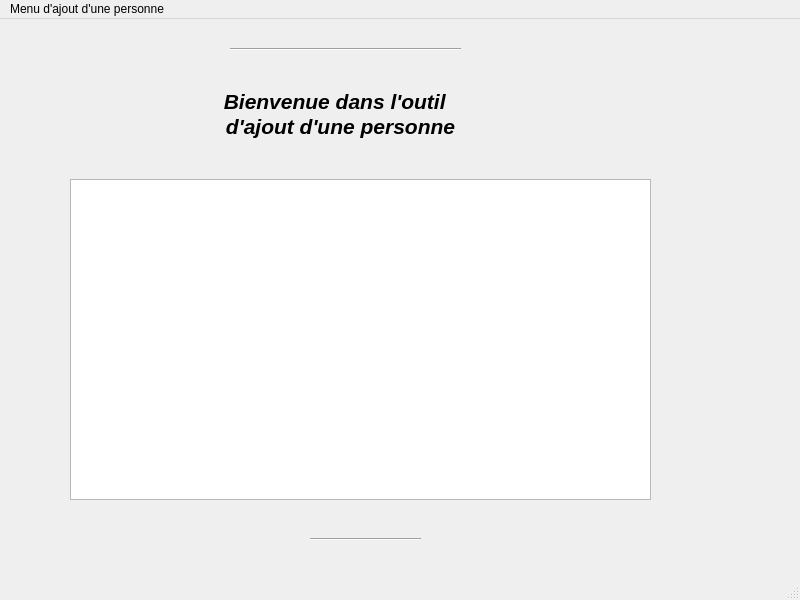
<?xml version="1.0" encoding="UTF-8"?>
<ui version="4.0">
 <class>MonProjectGUIClass</class>
 <widget class="QMainWindow" name="MonProjectGUIClass">
  <property name="geometry">
   <rect>
    <x>0</x>
    <y>0</y>
    <width>800</width>
    <height>600</height>
   </rect>
  </property>
  <property name="windowTitle">
   <string>MainWindow</string>
  </property>
  <widget class="QWidget" name="centralwidget">
   <widget class="QLabel" name="label">
    <property name="geometry">
     <rect>
      <x>100</x>
      <y>40</y>
      <width>481</width>
      <height>111</height>
     </rect>
    </property>
    <property name="font">
     <font>
      <pointsize>27</pointsize>
      <weight>75</weight>
      <italic>true</italic>
      <bold>true</bold>
     </font>
    </property>
    <property name="text">
     <string>&lt;!DOCTYPE HTML PUBLIC &quot;-//W3C//DTD HTML 4.0//EN&quot; &quot;http://www.w3.org/TR/REC-html40/strict.dtd&quot;&gt;
&lt;html&gt;&lt;head&gt;&lt;meta name=&quot;qrichtext&quot; content=&quot;1&quot; /&gt;&lt;style type=&quot;text/css&quot;&gt;
p, li { white-space: pre-wrap; }
&lt;/style&gt;&lt;/head&gt;&lt;body style=&quot; font-family:'Noto Sans'; font-size:9pt; font-weight:400; font-style:normal;&quot;&gt;
&lt;table border=&quot;0&quot; style=&quot;-qt-table-type: root; margin-top:4px; margin-bottom:4px; margin-left:4px; margin-right:4px;&quot;&gt;
&lt;tr&gt;
&lt;td style=&quot;border: none;&quot;&gt;
&lt;p align=&quot;center&quot; style=&quot; margin-top:0px; margin-bottom:0px; margin-left:0px; margin-right:0px; -qt-block-indent:0; text-indent:0px;&quot;&gt;&lt;span style=&quot; font-size:16pt; font-weight:600; font-style:italic;&quot;&gt;Bienvenue dans l'outil  &lt;/span&gt;&lt;/p&gt;
&lt;p align=&quot;center&quot; style=&quot; margin-top:0px; margin-bottom:0px; margin-left:0px; margin-right:0px; -qt-block-indent:0; text-indent:0px;&quot;&gt;&lt;span style=&quot; font-size:16pt; font-weight:600; font-style:italic;&quot;&gt;d'ajout d'une personne&lt;/span&gt;&lt;/p&gt;&lt;/td&gt;&lt;/tr&gt;&lt;/table&gt;&lt;/body&gt;&lt;/html&gt;</string>
    </property>
   </widget>
   <widget class="QTextBrowser" name="textBrowser">
    <property name="geometry">
     <rect>
      <x>70</x>
      <y>160</y>
      <width>581</width>
      <height>321</height>
     </rect>
    </property>
   </widget>
   <widget class="Line" name="line_2">
    <property name="geometry">
     <rect>
      <x>310</x>
      <y>510</y>
      <width>111</width>
      <height>20</height>
     </rect>
    </property>
    <property name="orientation">
     <enum>Qt::Horizontal</enum>
    </property>
   </widget>
   <widget class="Line" name="line_3">
    <property name="geometry">
     <rect>
      <x>230</x>
      <y>20</y>
      <width>231</width>
      <height>21</height>
     </rect>
    </property>
    <property name="orientation">
     <enum>Qt::Horizontal</enum>
    </property>
   </widget>
  </widget>
  <widget class="QMenuBar" name="menubar">
   <property name="geometry">
    <rect>
     <x>0</x>
     <y>0</y>
     <width>800</width>
     <height>25</height>
    </rect>
   </property>
   <widget class="QMenu" name="menuMenu_d_ajout_d_une_personne">
    <property name="title">
     <string>Menu d'ajout d'une personne</string>
    </property>
    <widget class="QMenu" name="menuAjouter_personne">
     <property name="title">
      <string>Ajouter personne</string>
     </property>
     <addaction name="actionJoueur"/>
     <addaction name="actionEntraineur"/>
    </widget>
    <addaction name="menuAjouter_personne"/>
    <addaction name="actionQuitter"/>
   </widget>
   <addaction name="menuMenu_d_ajout_d_une_personne"/>
  </widget>
  <widget class="QStatusBar" name="statusbar"/>
  <action name="actionJoueur">
   <property name="text">
    <string>Joueur</string>
   </property>
  </action>
  <action name="actionEntraineur">
   <property name="text">
    <string>Entraineur</string>
   </property>
  </action>
  <action name="actionQuitter">
   <property name="text">
    <string>Quitter</string>
   </property>
  </action>
 </widget>
 <resources/>
 <connections>
  <connection>
   <sender>actionQuitter</sender>
   <signal>triggered()</signal>
   <receiver>MonProjectGUIClass</receiver>
   <slot>close()</slot>
   <hints>
    <hint type="sourcelabel">
     <x>-1</x>
     <y>-1</y>
    </hint>
    <hint type="destinationlabel">
     <x>399</x>
     <y>299</y>
    </hint>
   </hints>
  </connection>
 </connections>
</ui>
